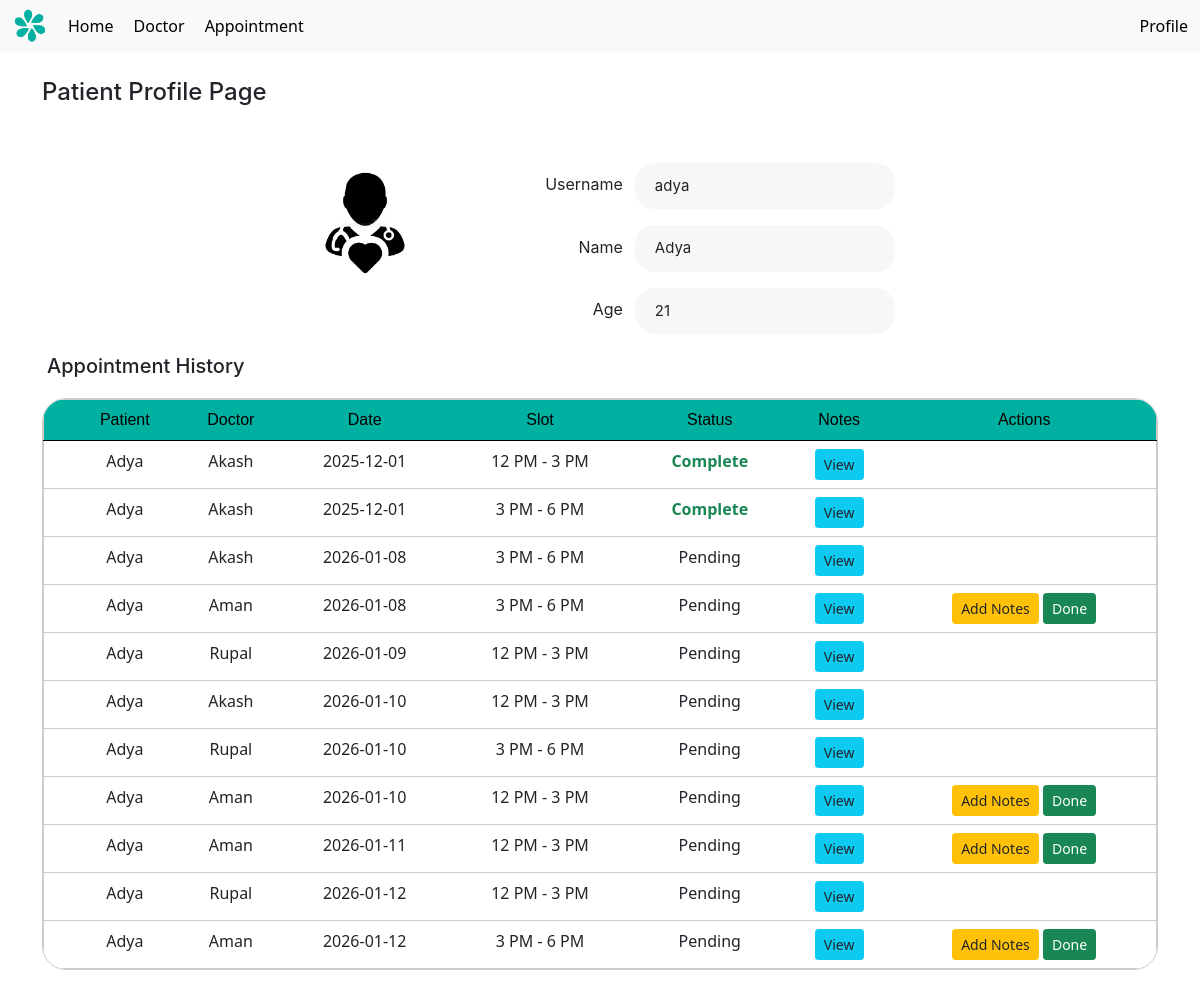
The app's page /patient/1 (signed in), older data.
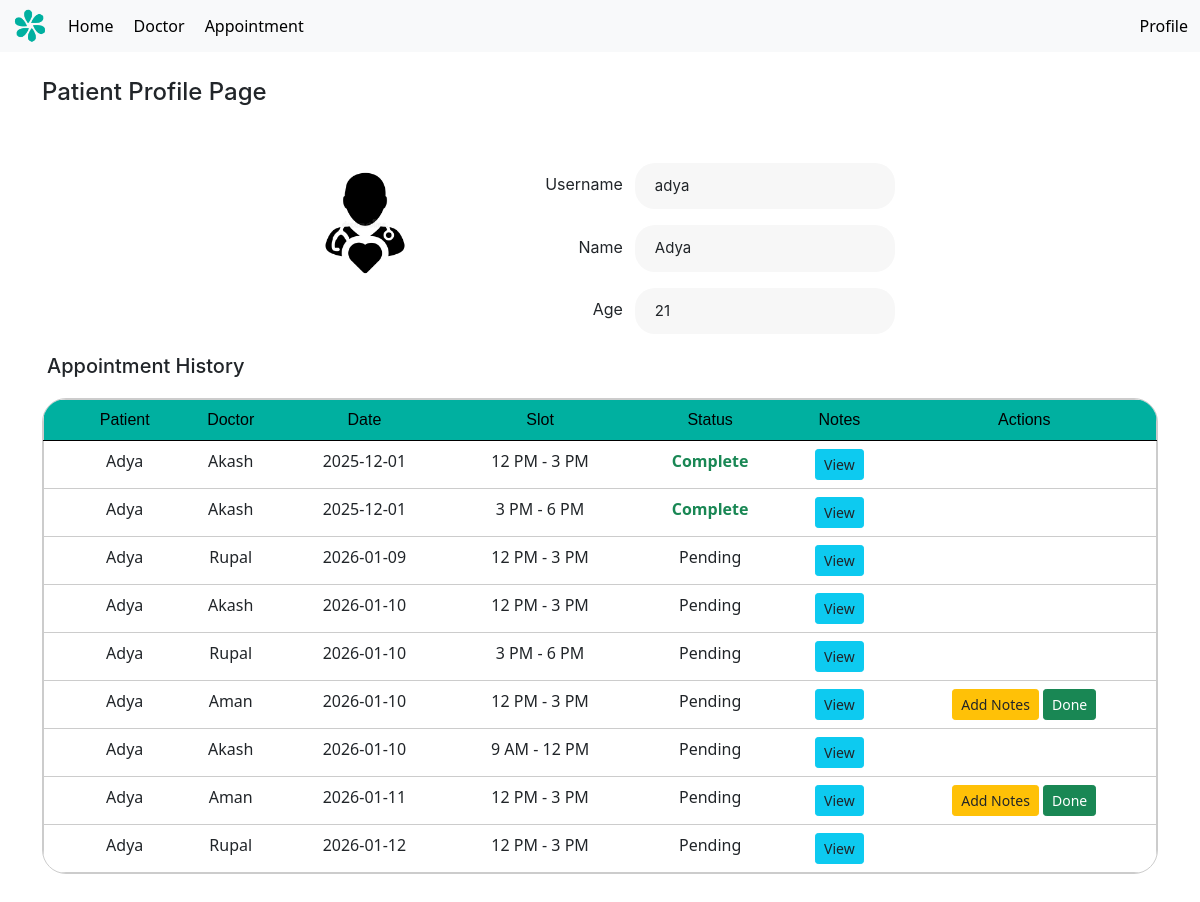
The same page, newer data.
### models.py (models this page shows, shortened)
class patient(UserMixin, db.Model):
    id = db.Column(db.Integer, primary_key=True)
    username = db.Column(db.String(100), unique=True, nullable=False)
    name = db.Column(db.String(100), nullable=False)
    age = db.Column(db.Integer, nullable=False)
    password = db.Column(db.String(200), nullable=False)
    appointments = db.relationship('appointment', back_populates='patient', lazy=True)
    is_admin = db.Column(db.Boolean, default=False)
    is_doctor = db.Column(db.Boolean, default=False)

class appointment(db.Model):
    id = db.Column(db.Integer, primary_key=True)
    patient_id = db.Column(db.Integer, db.ForeignKey('patient.id'), nullable=False)
    doctor_id = db.Column(db.Integer, db.ForeignKey('doctor.id'), nullable=False)
    appointment_date = db.Column(db.Date, nullable=False)
    slot = db.Column(db.String(20), nullable=False)
    prescription = db.Column(db.Text, nullable=True)
    status = db.Column(db.Boolean, default=False)
    is_blocked = db.Column(db.Boolean, default=False)
    doctor = db.relationship('doctor', back_populates='appointments', lazy=True)
    patient = db.relationship('patient', back_populates='appointments', lazy=True)

class doctor(UserMixin, db.Model):
    id = db.Column(db.Integer, primary_key=True)
    username = db.Column(db.String(100), unique=True, nullable=False)
    password = db.Column(db.String(200), nullable=False)
    name = db.Column(db.String(100), nullable=False)
    specialization = db.Column(db.String(100), nullable=False)
    availability = db.Column(db.Date, nullable=True)
    timeSlots = db.relationship('timeSlot', back_populates='doctor', lazy=True)
    appointments = db.relationship('appointment', back_populates='doctor', lazy=True)
    is_admin = db.Column(db.Boolean, default=False)
    is_doctor = db.Column(db.Boolean, default=True)

### app.py (the view)
@app.route('/patient/<int:patient_id>')
@login_required
def patient_profile(patient_id):
    pat = patient.query.get_or_404(patient_id)
    appointments = appointment.query.filter(
        appointment.patient_id == patient_id,
        appointment.is_blocked == False,
        appointment.patient_id != 0
    ).order_by(
        appointment.appointment_date.asc()
    ).all()
    return render_template(
        'profile_page_p.html',
        pat=pat,
        appointments=appointments
    )

### app.py (called while the page is built)
@login_manager.user_loader
def load_user(user_id):
    user_type = session.get("user_type")
    if user_type == "doctor":
        return doctor.query.get(int(user_id))
    return patient.query.get(int(user_id))

@app.context_processor
def inject_user():
    return dict(current_user=current_user, request = request)

### templates/profile_page_p.html (shortened to what this page needs)
{% extends 'layout.html' %}
{% block content %}
<h1>Patient Profile Page</h1>
<div class="flex-column gap-16p" style="align-items: center;">
<div class="flex-column mx-auto gap-16p mt-5" style = "align-items: center; display: flex">
<div class="flex-row gap-120p">
    <div class="profile-container d-flex flex-column align-items-center" style="width: 50%; border-radius: 100px; overflow: clip; align-items: center">
    <img src="{{ url_for('static', filename='images/patient_avatar.webp') }}" alt="Patient Avatar" class="avatar-img mb-3" style="width: 120px; border-radius: 300px; ">
    </div>
    <div class="profile-details flex-column gap-16p">
        <div class="flex-row gap-12p" style="align-items: center; justify-content: flex-end">
            <div class="profile-label">Username</div>
            <div class="profile-field">{{ pat.username }}</div>
        </div>
        <div class="flex-row gap-12p" style="align-items: center; justify-content: flex-end">
            <div class="profile-label">Name</div>
            <div class="profile-field">{{ pat.name }}</div>
        </div>
        <div class="flex-row gap-12p" style="align-items: center; justify-content: flex-end">
            <div class="profile-label">Age</div>
            <div class="profile-field">{{ pat.age }}</div>
        </div>
    </div>
</div>
</div>
</div>
 <h5 style="margin-bottom: -28px; margin-top: 20px; margin-left: 5px;">Appointment History</h5>
<div class="flex-column mx-auto gap-16p mt-5" style = "align-items: center; display: flex">
<div style=" border: 1px solid #ccc; border-radius: 24px; width: 100%; overflow: clip;">
<table class="table" style="text-align: center; padding: 20px; border: 1px solid #ccc; margin-bottom: 0px;">
  <thead class="thead-darky">
    <tr>
        <th scope="col"></th>
        <th scope="col">Patient</th>
        <th scope="col">Doctor</th>
        <th scope="col">Date</th>
        <th scope="col">Slot</th>
        <th scope="col">Status</th>
        <th scope="col">Notes</th>
        <th scope="col">Actions</th>
    </tr>
  </thead>
  <tbody>
        {% for a in appointments %}
        <tr class="table-row-link">
            <th scope="row"></th>
            <td><a href="{{ url_for('patient_profile', patient_id=a.patient.id) }}">{{ a.patient.name }}</a></td>
            <td><a href="{{ url_for('doctor_profile', doctor_id=a.doctor.id) }}">{{ a.doctor.name }}</a></td>
            <td>{{ a.appointment_date }}</td>
            <td>{{ a.slot }}</td>
            <td>{% if a.status %}
        <div class="text-success fw-bold">Complete</div>
    {% else %}
        <div>Pending</div>
    {% endif %}</td>
            <td>
              <a href="{{ url_for('view_notes', appt_id=a.id) }}" class="btn btn-info btn-sm">
                  View
              </a>
            </td>
            <td>
                {% if (current_user.is_doctor and a.doctor_id == current_user.id) or current_user.is_admin %}
                    <a href="{{ url_for('add_notes', appt_id=a.id) }}" class="btn btn-warning btn-sm">
                        Add Notes
                    </a>
                {% endif %}
                {% if (current_user.is_doctor and a.doctor_id == current_user.id) or current_user.is_admin %}
                    <form action="{{ url_for('mark_done', appt_id=a.id) }}" method="POST" style="display:inline;">
                        <button class="btn btn-sm btn-success">
                            {% if a.status %}Undo{% else %}Done{% endif %}
                        </button>
                    </form>
                {% endif %}
            </td>
        </tr>
        {% endfor %}
  </tbody>
</table>
</div>
</div>
{% endblock %}

### templates/layout.html (shortened to what this page needs)
<!DOCTYPE html>
<html lang="en">
<head>
    <link rel="stylesheet" href="{{ url_for('static', filename='styles.css') }}">
    <link href="https://cdn.jsdelivr.net/npm/bootstrap@5.0.2/dist/css/bootstrap.min.css" rel="stylesheet">
</head>
<body>
    <header>
        <nav class="navbar navbar-expand-lg navbar-light bg-light fixed-top">
            <div class="container-fluid">
                <div class="normal-a d-flex flex-row align-items-center gap-36p w-100">
                    <div class="normal-a d-flex flex-row align-items-center gap-20p">
                    <img src="{{ url_for('static', filename='images/BrandLogo.png') }}" alt="Hospital Logo" class="logo w-10">
                    <a href="{{ url_for('home') }}">Home</a>
                    <a href="{{ url_for('Doctor') }}">Doctor</a>
                    <a href="{{ url_for('Appointment') }}">Appointment</a>
                    </div>
                    <div class="normal-a d-flex flex-row align-items-center gap-20p">
                    {% if current_user.is_authenticated %}
                    <a href="{{ url_for('profile') }}">Profile</a>
                    {% endif %}
                    </div>
                </div>
            </div>
        </nav>
    </header>
    <main class="container centered-content mt-5" style="padding-top: 30px; padding-bottom: 30px;">
        {% block content %}{% endblock %}
    </main>

### static/styles.css (style rules this page uses)
.thead-darky { background-color: #00B0A0; color: black; font-weight: 400; border-style: none; font-family: 'Arial', sans-serif; }
table { text-align: center; }
.thead-darky th { font-weight: 400; font-size: 16px; }
.d-flex { display: flex; align-items: center; justify-content: space-between; }
.flex-column { display: flex; flex-direction: column; }
.flex-row { display: flex; flex-direction: row; }
.gap-12p { gap: 12px !important; }
.gap-16p { gap: 16px !important; }
.gap-20p { gap: 20px !important; }
.gap-36p { gap: 36px !important; }
.gap-120p { gap: 120px !important; }
h1, h2, h3, h4, h5, h6 { font-family: "inter", sans-serif; }
h1 { font-size: 24px !important; font-weight: 700; }
.normal-a, .navbar a { text-decoration: none; color: black; }
.navbar img { width: 36px; height: 36px; }
.profile-container { width: 50%; flex-wrap: nowrap }
.profile-field { background-color: #F7F7F7; border-radius: 20px; padding: 12px 20px; width: 260px; font-size: 15px; font-family: "inter", sans-serif; }
.profile-label { font-weight: 400; margin-bottom: 4px; font-family: "inter", sans-serif; }
.table-row-link a { text-decoration: none !important; color: inherit !important; }

Row changes from the older to the newer data that the page shows:
removed appointment: patient.name "Adya", doctor.name "Akash", appointment_date "2026-01-08", slot "3 PM - 6 PM", status "Pending"
removed appointment: patient.name "Adya", doctor.name "Aman", appointment_date "2026-01-08", slot "3 PM - 6 PM", status "Pending"
removed appointment: patient.name "Adya", doctor.name "Aman", appointment_date "2026-01-12", slot "3 PM - 6 PM", status "Pending"
added appointment: patient.name "Adya", doctor.name "Akash", appointment_date "2026-01-10", slot "9 AM - 12 PM", status "Pending"
